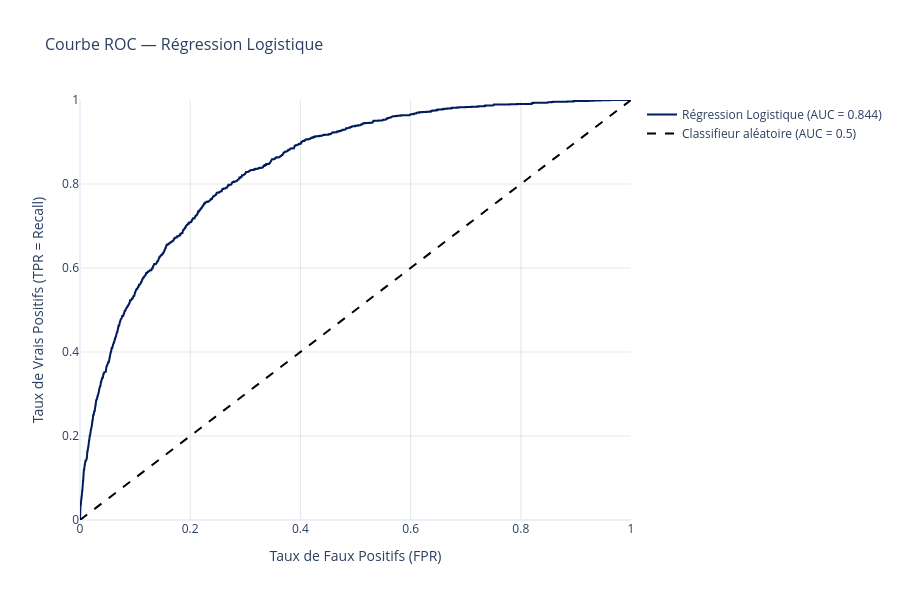

This figure's notebook cell:
### Markdown cell above
---

## 2.3 — Courbe ROC (Régression Logistique)

### Interprétation
La courbe ROC trace le **taux de vrais positifs** (recall) en fonction du **taux de faux positifs** pour différents seuils de décision. Plus la courbe est proche du coin supérieur gauche, meilleur est le modèle. L'AUC (aire sous la courbe) résume cette performance en un seul chiffre : **1.0 = parfait**, **0.5 = aléatoire**.

### Code cell
# ============================================================
# Courbe ROC — Régression Logistique
# ============================================================

# Probabilités prédites sur le jeu d'entraînement
y_proba_log_train = log_pipeline.predict_proba(X_train)[:, 1]

# Calcul FPR, TPR et AUC
fpr, tpr, seuils_roc = roc_curve(y_train, y_proba_log_train)
auc_train = roc_auc_score(y_train, y_proba_log_train)

# Construction de la courbe interactive
fig = go.Figure()

fig.add_trace(go.Scatter(
    x=fpr, y=tpr,
    mode='lines',
    name=f'Régression Logistique (AUC = {auc_train:.3f})',
    line=dict(color='#011c5d', width=2),
    hovertemplate='<b>FPR</b>: %{x:.3f}<br><b>TPR (Recall)</b>: %{y:.3f}<extra></extra>'
))

fig.add_trace(go.Scatter(
    x=[0, 1], y=[0, 1],
    mode='lines',
    name='Classifieur aléatoire (AUC = 0.5)',
    line=dict(color='black', width=2, dash='dash'),
    hovertemplate='<b>FPR</b>: %{x:.3f}<br><b>TPR</b>: %{y:.3f}<extra></extra>'
))

fig.update_layout(
    title={'text': 'Courbe ROC — Régression Logistique', 'font': {'size': 16}},
    xaxis_title='Taux de Faux Positifs (FPR)',
    yaxis_title='Taux de Vrais Positifs (TPR = Recall)',
    xaxis=dict(range=[0, 1], showgrid=True, gridcolor='rgba(128,128,128,0.2)'),
    yaxis=dict(range=[0, 1], showgrid=True, gridcolor='rgba(128,128,128,0.2)'),
    hovermode='closest',
    width=900, height=600,
    template='plotly_white',
    showlegend=True
)

fig.write_image(os.path.join(FIGURES_DIR, "02_roc_logreg.png"), scale=2)
fig.show()
print(f"\n AUC (Train) : {auc_train:.3f}")

### Figure 1 — Plotly figure (JSON) as saved in the notebook; plotly's stock layout.template omitted (floating-point values rounded to 4 significant figures; data arrays with more than 128 entries replaced by an {"elided": "..."} marker saying what was removed)
{"data": [{"hovertemplate": "<b>FPR</b>: %{x:.3f}<br><b>TPR (Recall)</b>: %{y:.3f}<extra></extra>", "line": {"color": "#011c5d", "width": 2}, "mode": "lines", "name": "Régression Logistique (AUC = 0.844)", "type": "scatter", "x": {"elided": "1524 float values"}, "y": {"elided": "1524 float values"}}, {"hovertemplate": "<b>FPR</b>: %{x:.3f}<br><b>TPR</b>: %{y:.3f}<extra></extra>", "line": {"color": "black", "dash": "dash", "width": 2}, "mode": "lines", "name": "Classifieur aléatoire (AUC = 0.5)", "type": "scatter", "x": [0, 1], "y": [0, 1]}], "layout": {"height": 600, "hovermode": "closest", "showlegend": true, "title": {"font": {"size": 16}, "text": "Courbe ROC — Régression Logistique"}, "width": 900, "xaxis": {"gridcolor": "rgba(128,128,128,0.2)", "range": [0, 1], "showgrid": true, "title": {"text": "Taux de Faux Positifs (FPR)"}}, "yaxis": {"gridcolor": "rgba(128,128,128,0.2)", "range": [0, 1], "showgrid": true, "title": {"text": "Taux de Vrais Positifs (TPR = Recall)"}}}}
